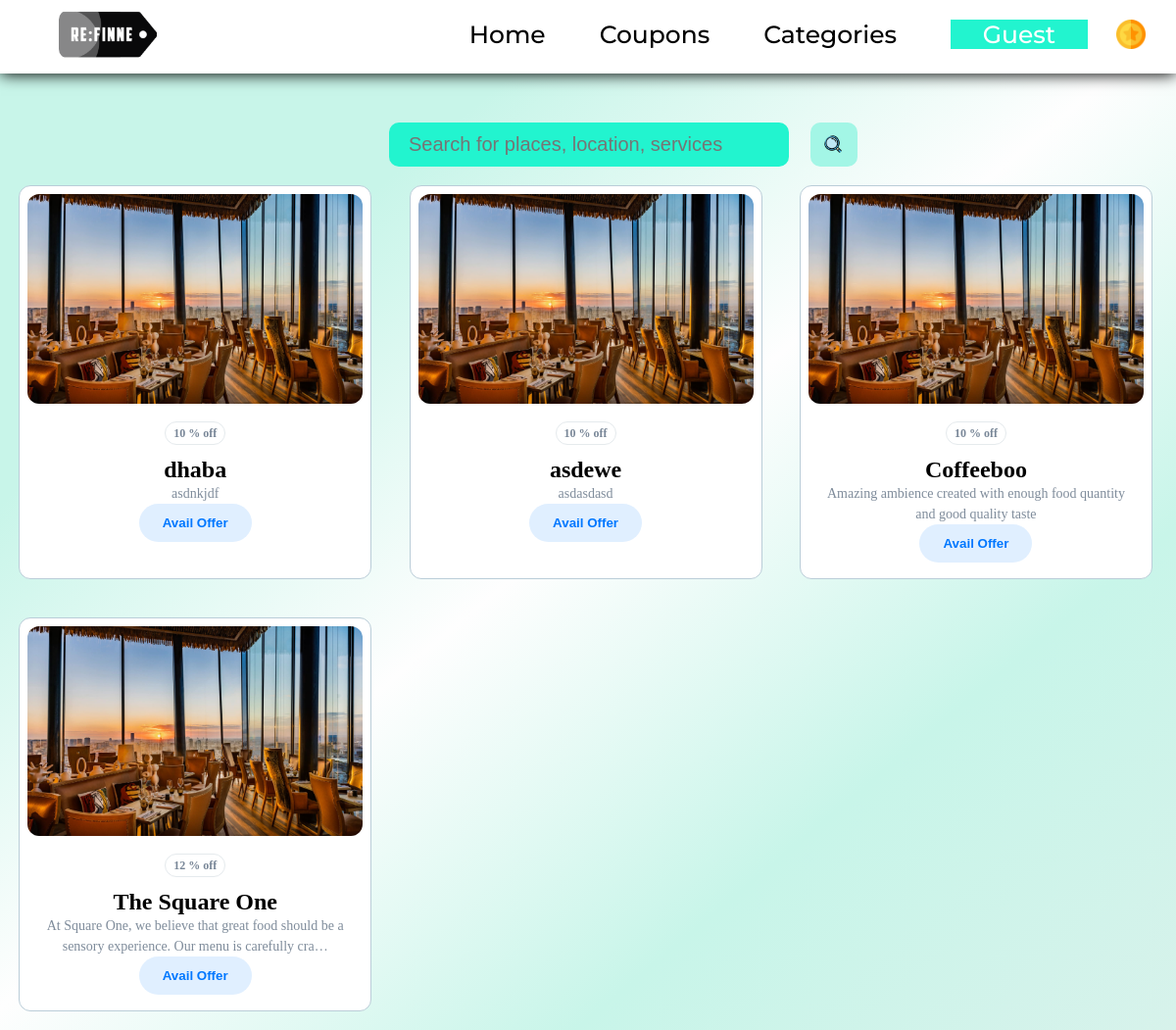
The page /coupons/ on the database as committed earlier.
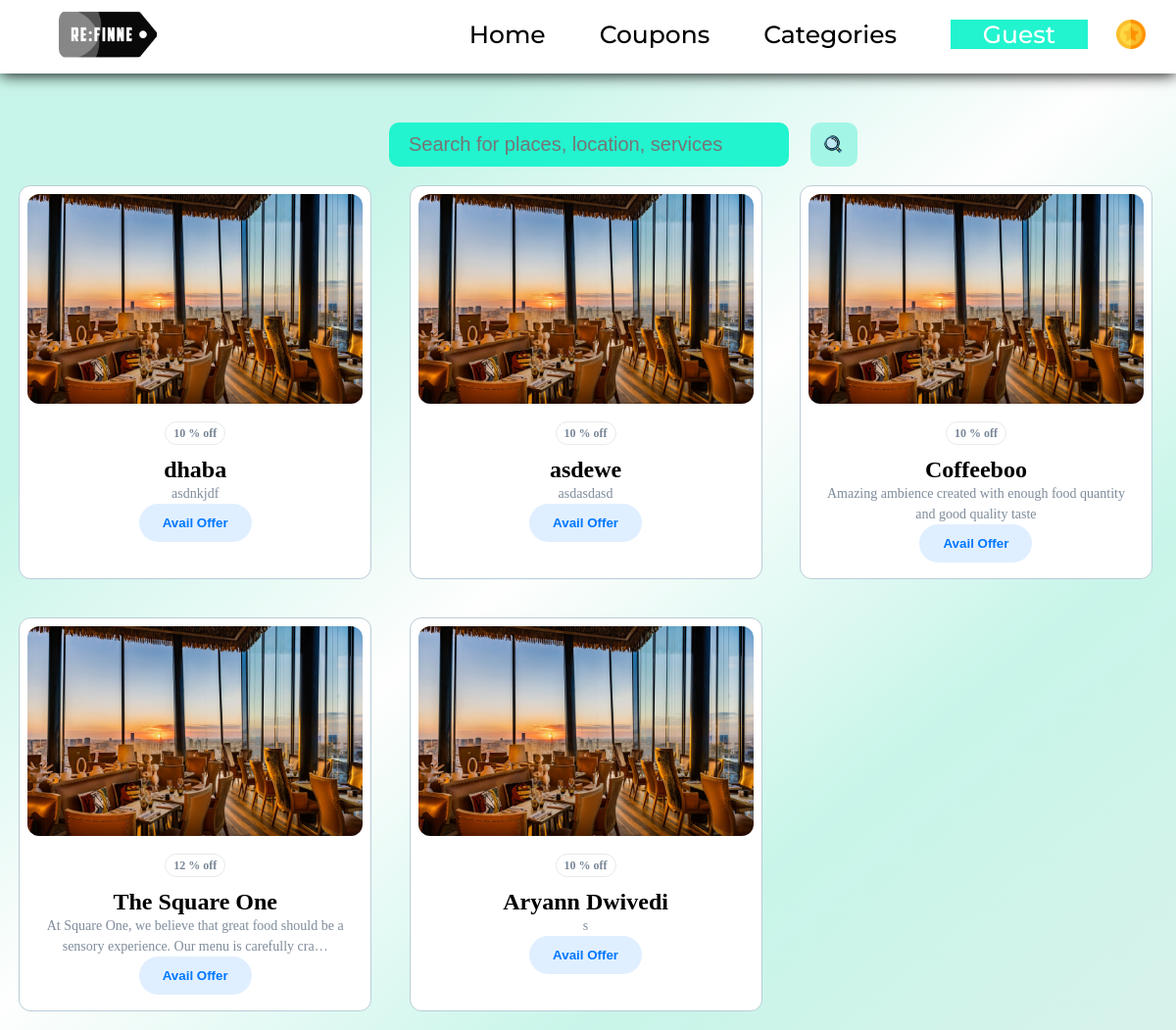
The same page on the database as committed later.
### coupons/models.py (models this page shows, shortened)
class Coupons(models.Model):
    sno = models.AutoField(primary_key=True)
    name = models.CharField(max_length=255)
    offer = models.IntegerField(default=10)
    code = models.TextField(unique=True)
    conditions = models.TextField(default=000000)
    coins = models.IntegerField(default=10)
    content = models.TextField()
    slug = models.CharField(max_length=130,unique=True)

### coupons/views.py (the view)
# urls.py: path('', views.couponsHome),
def couponsHome(request):
    allCoupons = Coupons.objects.all()
    username = request.user.username
    userCoins = Coins.objects.filter(username = username)
    context = {'allCoupons': allCoupons,'userCoins':userCoins}
    return render(request,'coupons/couponsHome.html', context)

### templates/coupons/couponsHome.html (shortened to what this page needs)
{% extends 'c_base.html' %}
{% load static %}
{% block search_style %}display: flex;align-items: center;justify-content: center;{% endblock search_style %}
{% block body %}
   <div id="container">
   {% for cou in allCoupons %}
   <div class="card">
     <img src="{% static 'csmumb.jpg' %}" alt="Lago di Braies">
     <div class="card__details">
       <span class="tag">{{cou.offer}} % off</span>
       <div class="name">{{cou.name}}</div>
       <p>{{cou.content | truncatechars:100 }}</p>
       <a href="/coupons/{{cou.slug}}" role="button" class="but1"><button class="but1">Avail Offer</button></a>
     </div>
   </div>
   {% endfor %}
  </div>
{% endblock body %}

### templates/c_base.html (shortened to what this page needs)
<!DOCTYPE html>
<html lang="en">
<head>
    {% load static %}
  <link rel="stylesheet" href="{% static 'style.css' %}">
  <link rel="stylesheet" href="https://cdnjs.cloudflare.com/ajax/libs/font-awesome/4.7.0/css/font-awesome.min.css">
</head>
<body>
  <div class="whole-content" style="    background-image: linear-gradient(140deg, #c8f5e9,#c8f5e9,#fefefe,#c8f5e9,#d7f2eb);">
    {% include 'includes/partials/navbar.html' %}
     <form method="get" action="/search" style="{% block search_style %}{% endblock search_style %}">
            <div class="search-box" style="margin-top: 50px;">
                <input type="search" placeholder="Search for places, location, services" class="search-bar" name="query" id="query">
                <button type="submit" class="search-icon"><img src="{% static 'search-icon.png' %}" style="height: 20px;width: 20px;" alt=""></button>
            </div>
    </form>
        {% block body %}{% endblock body %}
     </div>
</body>
</html>

### templates/includes/partials/navbar.html (shortened to what this page needs)
{% load static %}
     <div class="navbartop">
     <div class="navtop logo bg-edge-curved"><img src="{% static 'refinne-logo-black.png' %}" class="logo top-main" alt="...."></div>
     <div class="navtop toplink couponlink"><a href="/profile" style="display: flex;color:#000000;"><img src={% static 'coins.png' %} style="height: 30px;width: 30px;border-radius: 0px;"alt=""><div class="coins">{% for coins in userCoins %}{{coins.coins}}{% endfor %}</div></a></div>
     {% if user.is_authenticated %}
     <div class="navtop toplink signup" ><div class="navtop toplink signupcat" style="color: #ffffff;width: 100%;margin: auto;"> {{request.user}} <div class="dropdown-content" style="margin-left: 0px;"><div class="dropdown-list"><a id="myBtn" href="/profile" style="color:#000000;">Profile</a></div><div class="dropdown-list"><a id="myBtn" href="/logout" style="color:#000000;">Logout</a></div></div> </div></div>
     {% else %}
     <div class="navtop toplink signup" ><div class="navtop toplink signupcat" style="color: #ffffff;width: 100%;margin: auto;"> Guest  </div></div>
     {% endif %}
     <div class="navtop toplink categorylink" style="color:#000000;">Categories </div>
     <div class="navtop toplink couponlink"><a href="/coupons" style="color:#000000;">Coupons</a></div>
     <div class="navtop toplink homelink"><a href="/" style="color:#000000;">Home</a> </div>
     </div>

### static/style.css (style rules this page uses)
* { margin: 0; padding: 0; box-sizing: border-box; }
a { color: #0c0c0c; text-decoration: none; background-color: transparent; -webkit-text-decoration-skip: objects; }
body { text-align: center; }
.navbartop { width: 100%; height: 75px; background-color: #ffffff; box-shadow: 0px 0.5px 15px 0.1px rgb(0, 0, 0); position: relative; z-index: 10; }
.logo { width: 100px; height: 50px; padding-top: -10px; margin-left: 10px; margin-top: 5px; border-radius: 10px; cursor: pointer; position: relative; float: left; line-height: 100px; margin-top: 5px; margin-left: 30px; }
.navtop { float: left; }
.toplink { margin-top: 0px; margin-left: 2%; margin-right: 31px; font-size: 25px; font-family: 'montserrat', Times, serif; font-weight: 500; color: white; cursor: pointer; float: right; }
.homelink { margin-left: 50px; margin-top: 20px; }
.search-bar { width: 85%; height: 45px; border-radius: 10px; border: solid #00203F 0px; font-size: 20px; padding-left: 20px; padding-top: 10px; padding-bottom: 10px; margin: auto; margin-left: -20px; background-color: #22f4cf; }
.search-icon { float: right; width: 10%; height: 45px; border-radius: 10px; color: white; background-color: #a3f6e6; font-size: 17px; border-left: none; border-style: none; cursor: pointer; padding: 7px 0; display: flex; justify-content: center; align-items: center; }
.search-box { border-radius: 35px; width: 40%; margin-left: 70px; position: relative; margin-top: 240px; z-index: 2; }
.signup { float: right; margin-right: 5px; width: 140px; margin-top: 20px; background-color: #22f4cf; }
.couponlink { margin-top: 20px; }
.categorylink { position: relative; display: inline-block; margin-top: 20px; }
.signupcat { position: relative; display: inline-block; }
.whole-content { background-color: #ffffff; }
img { width: 100%; border-radius: 12px; height: 214px; object-fit: cover; }
#container { width: 100%; display: flex; flex-wrap: wrap; height: 100%; align-content: space-between; }
.card { background-color: white; width: 30%; border: 1px solid #bacdd8; padding: 8px; border-radius: 12px; margin: 1.6%; }
.tag { padding: 4px 8px; border: 1px solid #e5eaed; border-radius: 50px; font-size: 12px; font-weight: 600; color: #788697; }
.name { font-size: 24px; font-weight: 600; margin-top: 16px; }
p { font-size: 14px; color: #7f8c9b; line-height: 150%; }
button.but1 { border: none; padding: 12px 24px; border-radius: 50px; font-weight: 600; color: #0077ff; background-color: #e0efff; margin: 0 auto; display: block; cursor: pointer; }
.card__details { padding: 16px 8px 8px 8px; }

Rows that differ between the two databases and show on the page:
added Coupons: offer "10", name "Aryann Dwivedi", content "s"
